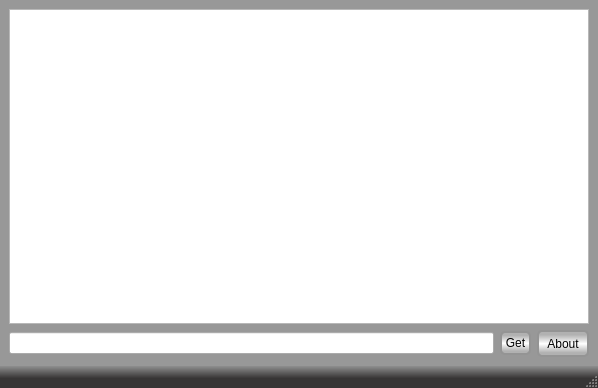
<?xml version="1.0" encoding="UTF-8"?>
<ui version="4.0">
 <class>MainWindow</class>
 <widget class="QMainWindow" name="MainWindow">
  <property name="geometry">
   <rect>
    <x>0</x>
    <y>0</y>
    <width>598</width>
    <height>388</height>
   </rect>
  </property>
  <property name="windowTitle">
   <string>Proverb</string>
  </property>
  <property name="windowIcon">
   <iconset resource="../icons.qrc">
    <normaloff>:/icons/icon.png</normaloff>:/icons/icon.png</iconset>
  </property>
  <property name="styleSheet">
   <string notr="true">.QWidget 
{
	background-color: rgb(152, 152, 152);
}
QStatusBar
{
	background-color: qlineargradient(spread:pad, x1:0, y1:0, x2:0, y2:0.557, stop:0 rgba(143, 143, 143, 255), stop:1 rgba(55, 53, 53, 255));
}</string>
  </property>
  <widget class="QWidget" name="centralwidget">
   <layout class="QGridLayout" name="gridLayout">
    <item row="0" column="0" colspan="3">
     <widget class="QTextEdit" name="textEdit"/>
    </item>
    <item row="1" column="0">
     <widget class="QLineEdit" name="lineEdit"/>
    </item>
    <item row="1" column="1">
     <widget class="QPushButton" name="getButton">
      <property name="styleSheet">
       <string notr="true">
QPushButton 
{		      
	background-color: qlineargradient(spread:reflect, x1:1, y1:0.085, x2:1, y2:0.511, stop:0.158192 rgba(177, 177, 177, 255), stop:1 rgba(255, 255, 255, 255));
	border-width: 2px;
	border-color: rgb(148, 148, 148);
	border-style: solid;
    border-radius: 5;
    padding: 3px;
    min-width: 9ex;
    min-height: 2.5ex;
}
QPushButton:hover 
{
	border-width: 2px;
	border-color: rgb(45, 45, 45);
    border-style: solid;
    border-radius: 5;
}
QPushButton:pressed 
{
    padding-left: 5px;
    padding-top: 5px;
	background-color: qlineargradient(spread:reflect, x1:1, y1:0.085, x2:1, y2:0.511, stop:0.158192 rgba(177, 177, 177, 255), stop:1 rgba(255, 255, 255, 255));
	border-color: rgb(22, 17, 159);
}</string>
      </property>
      <property name="text">
       <string>Get</string>
      </property>
     </widget>
    </item>
    <item row="1" column="2">
     <widget class="QToolButton" name="aboutButton">
      <property name="styleSheet">
       <string notr="true">QToolButton 
{		      
	background-color: qlineargradient(spread:reflect, x1:1, y1:0.085, x2:1, y2:0.511, stop:0.158192 rgba(177, 177, 177, 255), stop:1 rgba(255, 255, 255, 255));
	border-width: 2px;
	border-color: rgb(148, 148, 148);
	border-style: solid;
    border-radius: 5;
    padding: 3px;
}
QToolButton:hover 
{
	border-width: 2px;
	border-color: rgb(45, 45, 45);
    border-style: solid;
    border-radius: 5;
}
QToolButton:pressed 
{
    padding-left: 5px;
    padding-top: 5px;
	background-color: qlineargradient(spread:reflect, x1:1, y1:0.085, x2:1, y2:0.511, stop:0.158192 rgba(177, 177, 177, 255), stop:1 rgba(255, 255, 255, 255));
	border-color: rgb(22, 17, 159);
}</string>
      </property>
      <property name="text">
       <string>About</string>
      </property>
      <property name="icon">
       <iconset resource="../icons.qrc">
        <normaloff>:/icons/about.png</normaloff>:/icons/about.png</iconset>
      </property>
      <property name="iconSize">
       <size>
        <width>20</width>
        <height>20</height>
       </size>
      </property>
      <property name="toolButtonStyle">
       <enum>Qt::ToolButtonIconOnly</enum>
      </property>
     </widget>
    </item>
   </layout>
  </widget>
  <widget class="QStatusBar" name="statusbar"/>
 </widget>
 <tabstops>
  <tabstop>lineEdit</tabstop>
  <tabstop>textEdit</tabstop>
 </tabstops>
 <resources>
  <include location="../icons.qrc"/>
 </resources>
 <connections/>
</ui>
